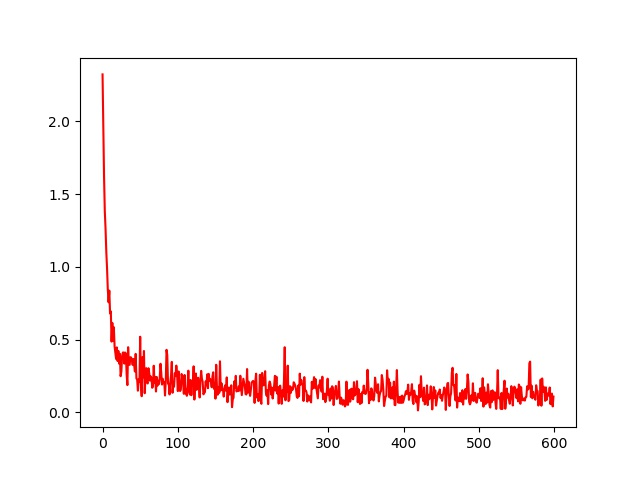
#> input picture hello_world/2.jpg, 640 x 480 px, found by its file name
$ python threshold_img.py
#> lines starting #> are read from the running program, lines starting #| are printed output that depends on the picture; after the words box and inside, x2 and y2 are one past the last pixel; in counts of white or black regions, pixels touching at a corner belong together
import cv2
import numpy as np

'二值化'
image = cv2.imread("../images/2.jpg")
#> image is the input picture: shape (480, 640, 3); mean B, G, R 245.3, 245.4, 251.8
print(image.shape)                      # (251, 500, 3) HWC
#| (480, 640, 3)

gray = cv2.cvtColor(image, cv2.COLOR_BGR2GRAY)  # 彩色图转换成灰度图
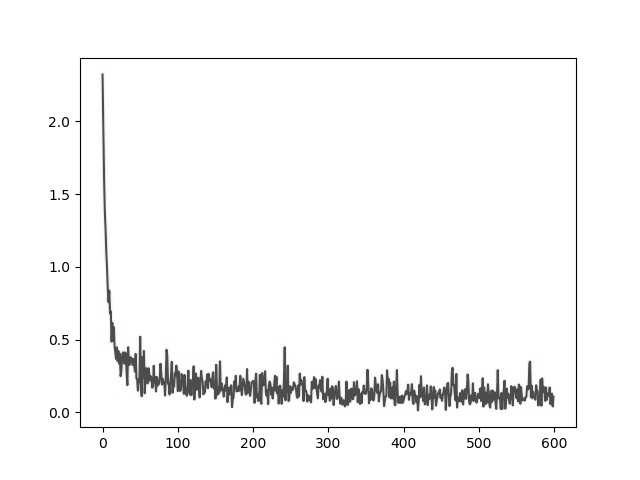
#> gray: shape (480, 640); min 0, max 255, mean 247.3
print(gray.shape)                               # (251, 500)
#| (480, 640)
print(gray[gray > 127][0 : 100])                # 查看像素值大于100的前100个像素值
#| [255 255 255 255 255 255 255 255 255 255 255 255 255 255 255 255 255 255
#|  255 255 255 255 255 255 255 255 255 255 255 255 255 255 255 255 255 255
#|  255 255 255 255 255 255 255 255 255 255 255 255 255 255 255 255 255 255
#|  255 255 255 255 255 255 255 255 255 255 255 255 255 255 255 255 255 255
#|  255 255 255 255 255 255 255 255 255 255 255 255 255 255 255 255 255 255
#|  255 255 255 255 255 255 255 255 255 255]

'阈值二值化 threshold binary'
# 小于阈值(thresh)的像素点置0, 大于阈值的像素点置255
# ret, binary = cv2.threshold(gray, thresh=127, maxval=255, type=cv2.THRESH_BINARY)
# 自动求阈值
ret, binary = cv2.threshold(gray, thresh=0, maxval=255, type=cv2.THRESH_BINARY | cv2.THRESH_OTSU)
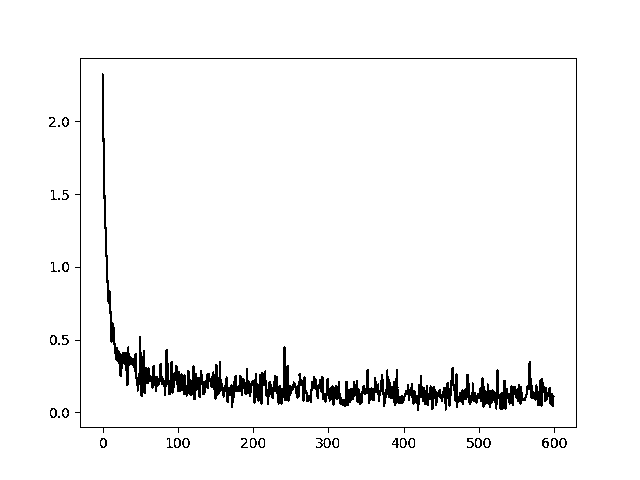
#> binary: shape (480, 640); 96.3% white; 35 black regions (8 under 20 px), largest, box (x1, y1, x2, y2) and area: (102, 73, 555, 411) 8779, (75, 58, 577, 433) 1790, (316, 438, 331, 448) 60
#> ret = 162
print(ret)
#| 162.0
cv2.imshow("gray", gray)
cv2.imshow("binary", binary)                    # 图片显示出的，就是白底黑字的图片
cv2.waitKey(0)
cv2.destroyAllWindows()

$ run again, with hello_world/3.jpg copied over hello_world/2.jpg
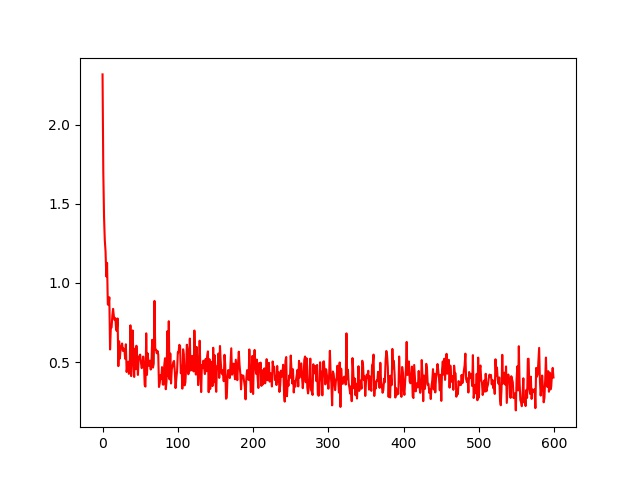
#> input picture hello_world/3.jpg, 640 x 480 px, found by its file name
#> image is the input picture: shape (480, 640, 3); mean B, G, R 242.5, 242.6, 251.6
#| (480, 640, 3)
#> `gray = cv2.cvtColor(image, cv2.COLOR_BGR2GRAY)`:
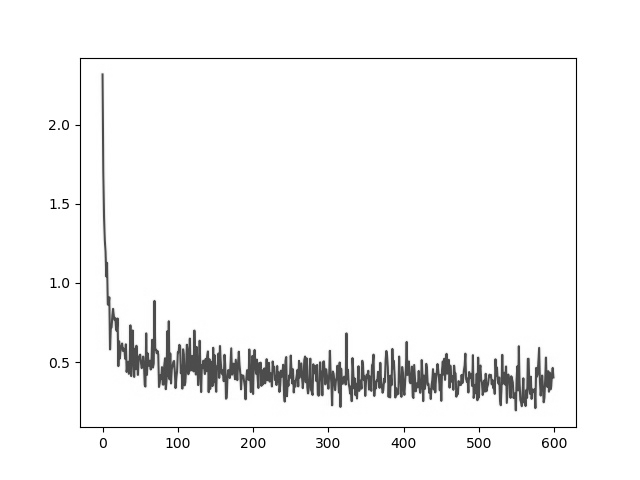
#> gray: shape (480, 640); min 0, max 255, mean 245.3
#| (480, 640)
#| [255 255 255 255 255 255 255 255 255 255 255 255 255 255 255 255 255 255
#|  255 255 255 255 255 255 255 255 255 255 255 255 255 255 255 255 255 255
#|  255 255 255 255 255 255 255 255 255 255 255 255 255 255 255 255 255 255
#|  255 255 255 255 255 255 255 255 255 255 255 255 255 255 255 255 255 255
#|  255 255 255 255 255 255 255 255 255 255 255 255 255 255 255 255 255 255
#|  255 255 255 255 255 255 255 255 255 255]
#> `ret, binary = cv2.threshold(gray, thresh=0, maxval=255, type=cv2.THRES..`:
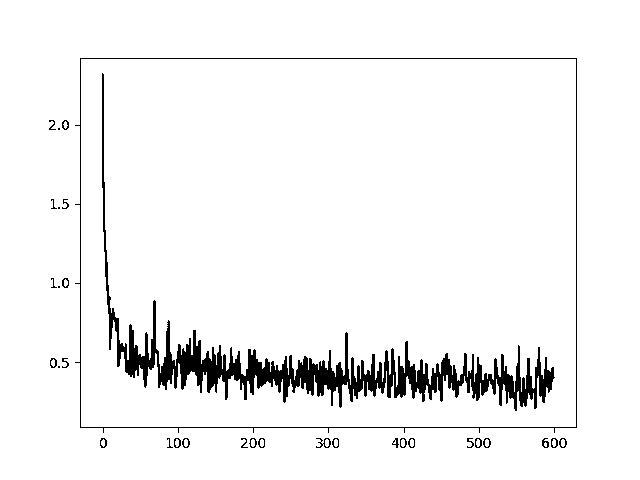
#> binary: shape (480, 640); 95.1% white; 32 black regions (7 under 20 px), largest, box (x1, y1, x2, y2) and area: (102, 73, 555, 411) 12327, (75, 58, 577, 433) 1785, (316, 438, 331, 448) 60
#> ret = 163
#| 163.0
